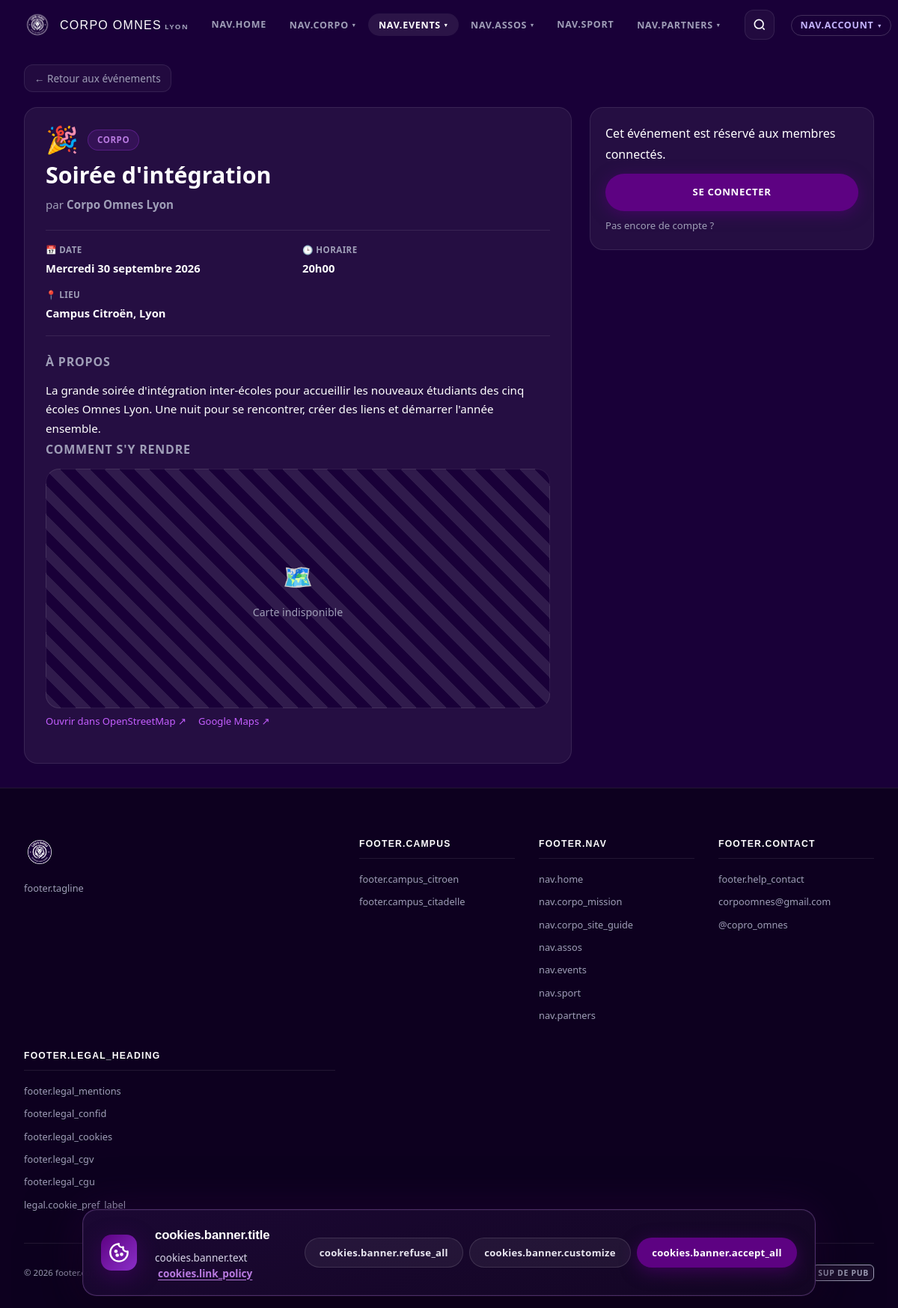
The app's page /evenement.php?id=1 with its own data.
### tables this page shows
CREATE TABLE IF NOT EXISTS evenements (
  id                       INT UNSIGNED AUTO_INCREMENT PRIMARY KEY,
  slug                     VARCHAR(120) NOT NULL UNIQUE,
  titre                    VARCHAR(200) NOT NULL,
  date                     DATE         NOT NULL,
  date_fin                 DATE         DEFAULT NULL COMMENT 'Date de fin (optionnelle)',
  heure                    VARCHAR(20),
  heure_fin                VARCHAR(20)  DEFAULT NULL COMMENT 'Heure de fin (optionnelle)',
  lieu                     VARCHAR(200),
  campus                   VARCHAR(80)  COMMENT 'Valeur legacy déduite de campus_invites',
  organisateur             VARCHAR(150),
  structure_type           ENUM('corpo','asso','sport') DEFAULT 'corpo',
  structure_id             INT UNSIGNED DEFAULT NULL,
  type                     VARCHAR(50),
  description              TEXT,
   
  mode_inscription         ENUM('aucune','email','interne','connexion','externe','billetterie','billetterie_email','billetterie_connexion') DEFAULT 'aucune',
  lien_billetterie         VARCHAR(255) DEFAULT NULL,
  email_contact            VARCHAR(150) DEFAULT NULL COMMENT 'Adresse de réception des inscriptions par mail',
  inscription_message      TEXT         DEFAULT NULL COMMENT 'Message d''information affiché aux participants',
  places                   INT          DEFAULT 0,
  inscrits                 INT          DEFAULT 0  COMMENT 'Compteur mis à jour auto',
   
  prix                     DECIMAL(10,2) NOT NULL DEFAULT 0.00 COMMENT 'Prix de base (utilisé si aucun tarif défini dans evenement_tarifs)',
  prix_membre              DECIMAL(10,2) DEFAULT NULL          COMMENT 'Prix membre (NULL = même prix)',
  max_billets_par_personne TINYINT UNSIGNED NOT NULL DEFAULT 1 COMMENT 'Nombre max de billets par personne',
  inscriptions_ouvertes_le DATETIME     DEFAULT NULL,
  inscriptions_fermees_le  DATETIME     DEFAULT NULL,
  ouvert_externes          TINYINT(1)   NOT NULL DEFAULT 1     COMMENT '1 = inscription ouverte aux personnes hors écoles invitées (modes email & billetterie_email)',
  icon                     VARCHAR(32)  DEFAULT NULL COMMENT 'Emoji ou icône courte (UTF-8)',
  banniere                 VARCHAR(255) DEFAULT NULL COMMENT 'Image bannière (chemin relatif ou URL)',
   
  ecoles_invitees          JSON         DEFAULT NULL COMMENT 'Ex: ["ECE","HEIP"] ou ["Tous"]',
  campus_invites           JSON         DEFAULT NULL COMMENT 'Ex: ["Citroën"] ou ["Tous"]',
  affichage_tv             TINYINT(1)   DEFAULT 1   COMMENT '1 = visible sur les écrans TV campus',
  auteur_id                INT UNSIGNED DEFAULT NULL,
  statut                   ENUM('en_attente','publie','refuse') DEFAULT 'publie',
  FOREIGN KEY (auteur_id) REFERENCES users(id) ON DELETE SET NULL
);

### includes/i18n.php (called while the page is built, shortened)
<?php
function corpo_current_lang(): string {
    $l = $_COOKIE[CORPO_LANG_COOKIE] ?? '';
    return in_array($l, CORPO_LANG_ALLOWED, true) ? $l : 'fr';
}
function corpo_site_dict(string $lang): array {
    static $cache = ['fr' => null, 'en' => null];
    if ($cache[$lang] === null) {
        $base = __DIR__ . '/lang/site-' . ($lang === 'en' ? 'en' : 'fr') . '.php';
        $main = file_exists($base) ? require $base : [];
        $extraPath = __DIR__ . '/lang/site-' . ($lang === 'en' ? 'en' : 'fr') . '-extra.php';
        $extra = file_exists($extraPath) ? require $extraPath : [];
        $cache[$lang] = array_merge($main, $extra);
    }
    return $cache[$lang];
}
function corpo_month_names_full(): array {
    return [
        1 => 'Janvier', 2 => 'Février', 3 => 'Mars', 4 => 'Avril', 5 => 'Mai', 6 => 'Juin',
        7 => 'Juillet', 8 => 'Août', 9 => 'Septembre', 10 => 'Octobre', 11 => 'Novembre', 12 => 'Décembre',
    ];
}
function corpo_weekday_names_full(): array
{
    return [
        1 => 'lundi', 2 => 'mardi', 3 => 'mercredi', 4 => 'jeudi',
        5 => 'vendredi', 6 => 'samedi', 7 => 'dimanche',
    ];
}
function corpo_format_date_long(string $dateYmd, bool $ucfirst = true): string
{
    try {
        $dt = new DateTime($dateYmd);
    } catch (Throwable $e) {
        return $dateYmd;
    }
    $wd = (int)$dt->format('N');
    $day = (int)$dt->format('j');
    $months = corpo_month_names_full();
    $month = $months[(int)$dt->format('n')] ?? $dt->format('F');
    $year = $dt->format('Y');
    $weekdays = corpo_weekday_names_full();
    if (corpo_current_lang() === 'en') {
        $s = ($weekdays[$wd] ?? '') . ', ' . $month . ' ' . $day . ', ' . $year;
    } else {
        $s = ($weekdays[$wd] ?? '') . ' ' . $day . ' ' . mb_strtolower($month, 'UTF-8') . ' ' . $year;
    }
    return mb_strtoupper(mb_substr($s, 0, 1, 'UTF-8'), 'UTF-8') . mb_substr($s, 1, null, 'UTF-8');
}

### evenement.php (the view, shortened to what this page needs)
<?php
require_once 'includes/auth.php';
require_once 'includes/i18n.php';
require_once 'includes/billetterie.php';
$id = (int)($_GET['id'] ?? 0);
$st = $pdo->prepare("SELECT * FROM evenements WHERE id=? AND statut='publie'");
$st->execute([$id]);
$ev = $st->fetch();
$mode        = evt_normalize_mode($ev['mode_inscription'] ?? 'aucune');
$currentUser = null;
$eligibilite = evt_user_can_register($ev, $currentUser);
require_once 'includes/header.php';
$dateFmt = !empty($ev['date']) ? corpo_format_date_long((string)$ev['date'], true) : '-';
$dateFinFmt = !empty($ev['date_fin']) ? corpo_format_date_long((string)$ev['date_fin'], true) : null;
?>
<?php
  $isEN = (corpo_current_lang() === 'en');
  $lblBack    = $isEN ? '← Back to events' : '← Retour aux événements';
?>
<main class="evt-detail">
  <div class="container">
    <a href="evenements.php" class="evt-back"><?= htmlspecialchars($lblBack) ?></a>
    <?php $evtBanniereUrl = evt_media_url($ev['banniere'] ?? null, $base ?? ''); ?>
    <div class="evt-detail-grid">
      <article class="evt-detail-main">
        <?php if (!$evtBanniereUrl): ?>
        <div class="evt-detail-hero">
          <span class="evt-detail-icon"><?= evt_icon_html($ev['icon'] ?? null) ?></span>
          <?php if (!empty($ev['type'])): ?>
            <span class="evt-detail-type"><?= htmlspecialchars($ev['type']) ?></span>
          <?php endif; ?>
        </div>
        <h1 class="evt-detail-title"><?= htmlspecialchars($ev['titre']) ?></h1>
        <p class="evt-detail-orga">par <strong><?= htmlspecialchars($ev['organisateur']) ?></strong></p>
        <?php endif; ?>
        <dl class="evt-detail-meta">
          <div><dt>📅 Date</dt><dd><?= ucfirst($dateFmt) ?><?= $dateFinFmt ? ' → ' . ucfirst($dateFinFmt) : '' ?></dd></div>
          <?php if (!empty($ev['heure'])): ?>
          <div><dt>🕒 Horaire</dt><dd><?= htmlspecialchars($ev['heure']) ?><?= !empty($ev['heure_fin']) ? ' → ' . htmlspecialchars($ev['heure_fin']) : '' ?></dd></div>
          <?php endif; ?>
          <?php if (!empty($ev['lieu'])): ?>
          <div><dt>📍 Lieu</dt><dd><?= htmlspecialchars($ev['lieu']) ?></dd></div>
          <?php endif; ?>
        </dl>
        <?php if (!empty($ev['description'])): ?>
          <h2 class="evt-detail-section">À propos</h2>
          <p class="evt-detail-desc"><?= nl2br(htmlspecialchars($ev['description'])) ?></p>
        <?php endif; ?>
        <?php if (!empty($ev['lieu'])): ?>
          <h2 class="evt-detail-section">Comment s'y rendre</h2>
          <div id="evt-map" class="evt-map" data-lieu="<?= htmlspecialchars($ev['lieu']) ?>" aria-label="Carte de l'événement">
          </div>
          <p class="evt-map__links">
            <a target="_blank" rel="noopener" id="evt-map-osm" href="https://www.openstreetmap.org/search?query=<?= urlencode($ev['lieu']) ?>">Ouvrir dans OpenStreetMap ↗</a>
            <a target="_blank" rel="noopener" href="https://www.google.com/maps/search/?api=1&query=<?= urlencode($ev['lieu']) ?>">Google Maps ↗</a>
          </p>
        <?php endif; ?>
      </article>
      <aside class="evt-detail-aside" id="inscription">
        <div class="evt-detail-card">
          <?php if ($mode !== 'aucune' && $mode !== 'externe' && !$eligibilite['ok']): ?>
            <?php
              $msg = match($eligibilite['reason']) {
                'login_required'             => "Cet événement est réservé aux membres connectés.",
                'login_required_no_externes' => "Cet événement est réservé aux étudiants des écoles invitées - connecte-toi pour vérifier ton accès.",
                'ecole_non_eligible'         => "Désolé, cet événement est réservé aux écoles invitées et la tienne n'en fait pas partie.",
                default                      => "Inscription non disponible.",
              };
            ?>
            <div class="flash flash--warn" style="margin:0 0 var(--s3)"><?= $msg ?></div>
            <?php if (in_array($eligibilite['reason'], ['login_required', 'login_required_no_externes'], true)): ?>
              <a href="login.php?next=<?= urlencode('evenement.php?id=' . $id) ?>" class="btn btn--primary btn--full">Se connecter</a>
              <p class="evt-detail-help"><a href="register.php">Pas encore de compte ?</a></p>
            <?php endif; ?>
          <?php endif;  ?>
        </div>
      </aside>
    </div>
  </div>
</main>
<?php if (!empty($ev['lieu'])): ?>
<link rel="stylesheet" href="https://unpkg.com/leaflet@1.9.4/dist/leaflet.css"
>
<?php endif; ?>
<?php require_once 'includes/footer.php'; ?>

### includes/billetterie.php (shortened to what this page needs)
<?php
function evt_normalize_mode(?string $mode): string {
    $mode = (string)$mode;
    return match ($mode) {
        'interne'     => 'connexion',
        'billetterie' => 'billetterie_connexion',
        default       => in_array($mode, EVT_MODES, true) ? $mode : 'aucune',
    };
}
function evt_mode_requires_login(string $mode): bool {
    return in_array(evt_normalize_mode($mode), ['connexion', 'billetterie_connexion'], true);
}
function evt_normalize_icon(?string $icon): string
{
    $icon = trim((string)$icon);
    if (function_exists('mb_substr')) {
        return mb_substr($icon, 0, 8, 'UTF-8');
    }
    return substr($icon, 0, 32);
}
function evt_icon_html(?string $icon, string $class = 'evt-emoji'): string
{
    $icon = evt_normalize_icon($icon);
    return '<span class="' . htmlspecialchars($class, ENT_QUOTES, 'UTF-8') . '" role="img" aria-hidden="true">'
        . htmlspecialchars($icon, ENT_QUOTES | ENT_SUBSTITUTE, 'UTF-8')
        . '</span>';
}
function evt_media_url(?string $path, string $base = ''): ?string
{
    $path = trim((string)$path);
    if ($path === '') {
        return null;
    }
    return rtrim($base, '/') . '/' . ltrim($path, '/');
}
function evt_user_can_register(array $event, ?array $user = null): array {
    $mode = evt_normalize_mode($event['mode_inscription'] ?? 'aucune');
    $requiresLogin = evt_mode_requires_login($mode);
    if (!empty($event['ecoles_invitees'])) {
        $d = json_decode($event['ecoles_invitees'], true);
        if (is_array($d)) $ecolesInv = $d;
    }
    if ($requiresLogin) {
        if (!$user) return ['ok' => false, 'reason' => 'login_required'];
        return ['ok' => true, 'reason' => null];
    }
    return ['ok' => true, 'reason' => null];
}

### css/mobile-first.css (style rules this page uses)
:root { --safe-top: env(safe-area-inset-top, 0px); --safe-right: env(safe-area-inset-right, 0px); --safe-bottom: env(safe-area-inset-bottom, 0px); --safe-left: env(safe-area-inset-left, 0px); --touch-min: 44px; --nav-offset: calc(var(--nav-h, 66px) + var(--safe-top)); }
html { -webkit-text-size-adjust: 100%; text-size-adjust: 100%; }
body { min-height: 100vh; min-height: 100dvh; }
main, .section, .page-hero, .container { max-width: 100%; }

### records on screen
evenements: icon "🎉", type "CORPO", titre "Soirée d'intégration", organisateur "Corpo Omnes Lyon", date "Mercredi 30 septembre 2026", heure "20h00", lieu "Campus Citroën, Lyon", description "La grande soirée d'intégration inter-écoles pour accueillir les nouveaux étudiants des cinq écoles Omnes Lyon. Une nuit pour se rencontrer, créer des liens et démarrer l'année ensemble."

### other values on screen
$label "NAV.HOME NAV.SPORT"
corpo_t('nav.corpo') "NAV.CORPO"
corpo_t('nav.events') "NAV.EVENTS"
corpo_t('nav.assos') "NAV.ASSOS"
corpo_t('nav.partners') "NAV.PARTNERS"
corpo_t('nav.account') "NAV.ACCOUNT"
$lblBack "← Retour aux événements"
$msg "Cet événement est réservé aux membres connectés."
corpo_t('footer.tagline') "footer.tagline"
corpo_t('footer.campus') "FOOTER.CAMPUS"
corpo_t('footer.campus_citroen') "footer.campus_citroen"
corpo_t('footer.campus_citadelle') "footer.campus_citadelle"
corpo_t('footer.nav') "FOOTER.NAV"
corpo_t('nav.home') "nav.home"
corpo_t('nav.corpo_mission') "nav.corpo_mission"
